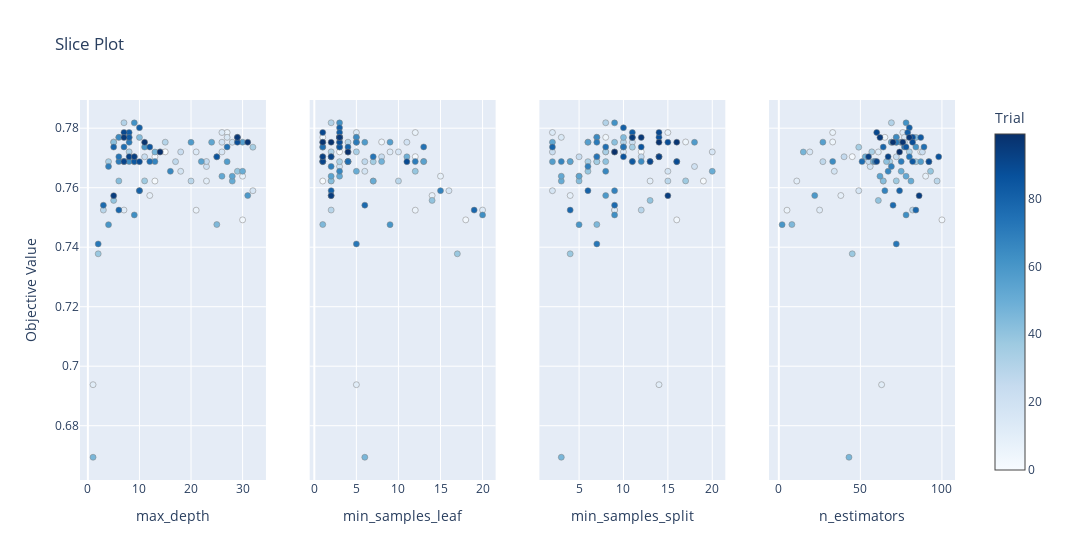

Write notebook code for a chart like this one.
### Code cell
from optuna.visualization import plot_slice

plot_slice(study).show()
